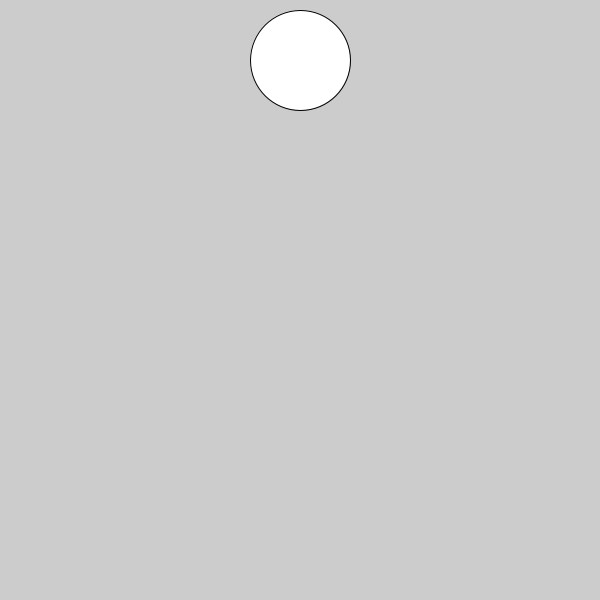
Frame 1 (no input)
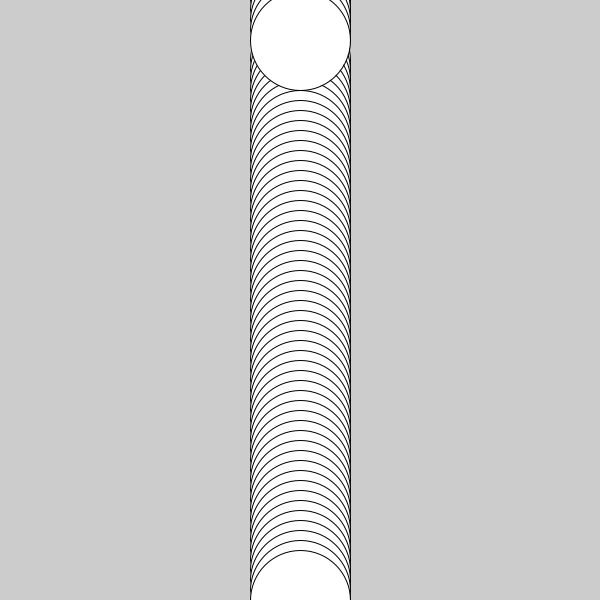
Frame 60 (the mouse pressed at the canvas centre just before this capture)
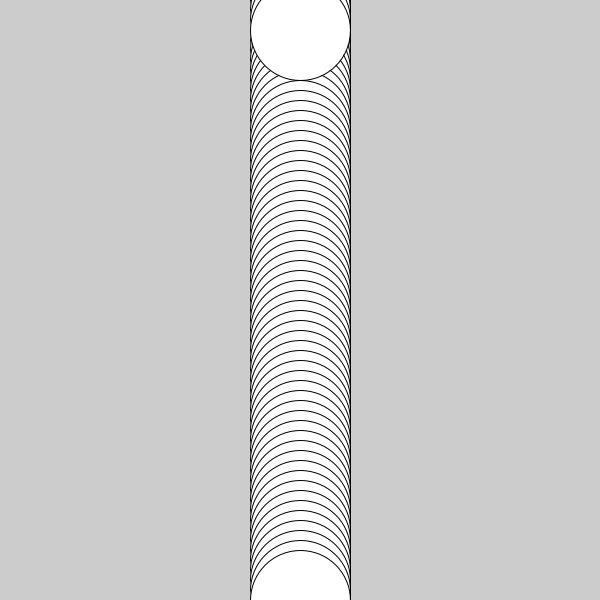
Frame 120 (the mouse held since frame 60 and released just before this capture)

The Processing sketch that drew these frames (run headless with seeded random() and noise(); from frame 60 on, the mouse is pressed at the canvas centre):

// Processing sketch: Question11_Scope_part_1
// ── Question11_Scope_part_1.pde
float yPosition = width/2;

void setup() {
  size(600, 600);
}

void draw() {
  if (yPosition >= height) {
    yPosition = 0;
  } else {
    yPosition+=10;
  }
  ellipse(width/2, yPosition, 100, 100);
}
